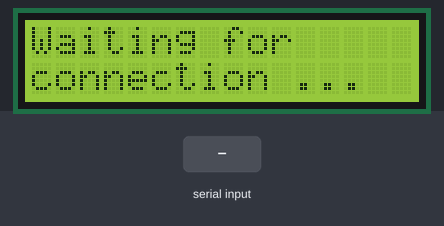
This sketch was run on a simulated Arduino Uno, built with avr-gcc and run on an emulated ATmega328P. Shown: 16×2 character LCD. The inputs (shaded band) are chosen by the test bench.

Above: at 1.2 s.
1.3 s: "1" received over Serial
At 3.2 s:
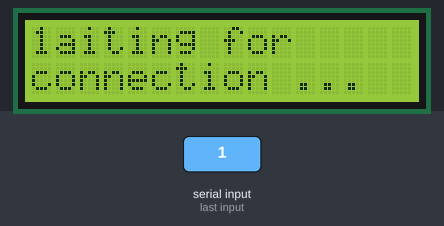
3.8 s: "0" received over Serial
At 5.1 s:
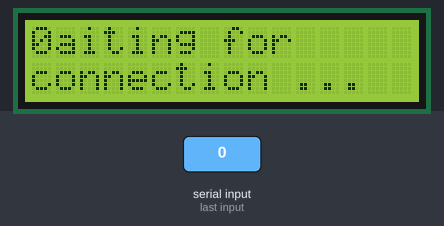
6.3 s: "2" received over Serial
At 8.2 s:
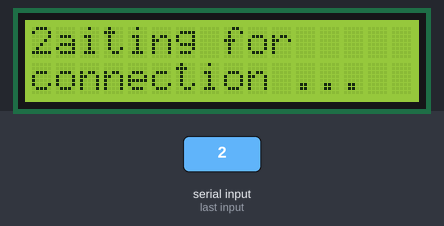
Timing chart, 0 to 9.7 s (numbered marks = the images above; inputs shaded):
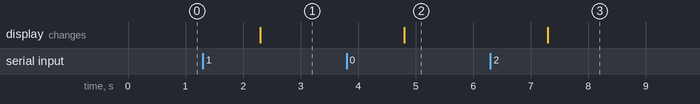

Measured:
- after the input at 1.3 s, the display: changes after 1.0 s (image 1)
- after the input at 3.8 s, the display: changes after 1.0 s (image 2)
- after the input at 6.3 s, the display: changes after 1.0 s (image 3)

The sketch:

pc_monitor.ino
```cpp
#include <LiquidCrystal.h>

LiquidCrystal lcd(4, 6, 10, 11, 12, 13);

void setup()
{
  Serial.begin(57600);
  lcd.begin(16, 2);  // set up the LCD's number of columns and rows:

  lcd.setCursor(0, 0);
  lcd.print("Waiting for");
  lcd.setCursor(0, 1);
  lcd.print("connection ...");
}

void loop()
{
  while (Serial.available() > 0)
  {
    String recieved = Serial.readString();
    String line1 = recieved.substring(0, 16);
    String line2 = recieved.substring(16, 32);
    lcd.setCursor(0, 0);
    lcd.print(line1);
    lcd.setCursor(0, 1);
    lcd.print(line2);
  }

}
```
